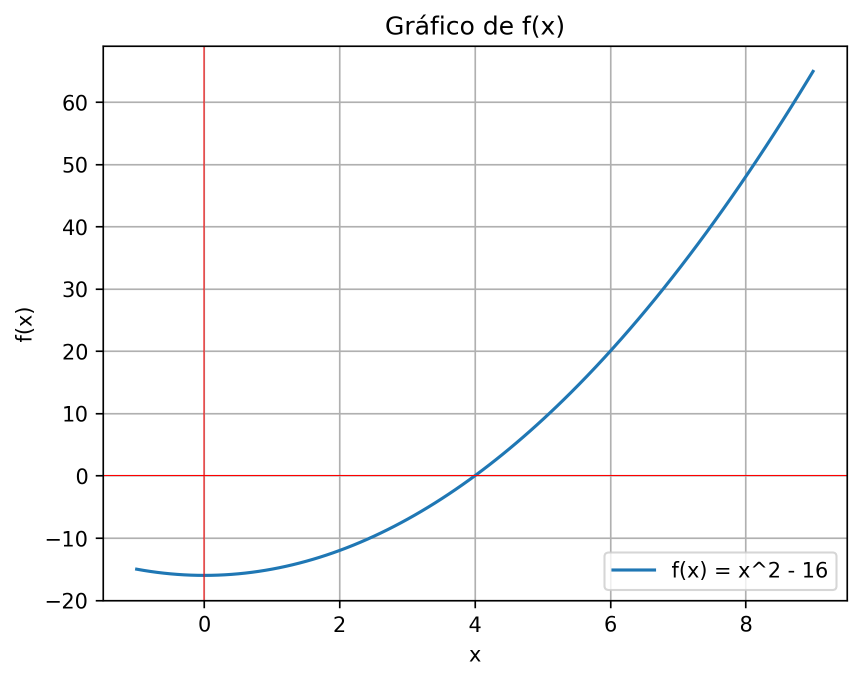
#> input picture gerar_imagem/grafico.png, 1723 x 1361 px (shown at 1/2 size)
$ python gerar_imagem.py
#> lines starting #> are read from the running program, lines starting #| are printed output that depends on the picture
from PIL import Image, ImageDraw, ImageFont
import os

# Definir as dimensões da imagem final
img_width, img_height = 2000, 1000
output_img = Image.new("RGB", (img_width, img_height), color=(255, 255, 255))
#> output_img: PIL image 2000x1000 RGB; every value is 255

# Definir o diretório atual onde estão as imagens
current_dir = os.path.dirname(os.path.abspath(__file__))

# Caminhos das imagens
grafico_path = os.path.join(current_dir, 'grafico.png')
tabela_path = os.path.join(current_dir, 'tabela.png')

# Carregar as imagens 'grafico.png' e 'tabela.png'
grafico = Image.open(grafico_path)
#> grafico is the input picture: PIL image 1723x1361 RGBA; mean R, G, B, A 248.8, 248.6, 248.9, 255
tabela = Image.open(tabela_path)
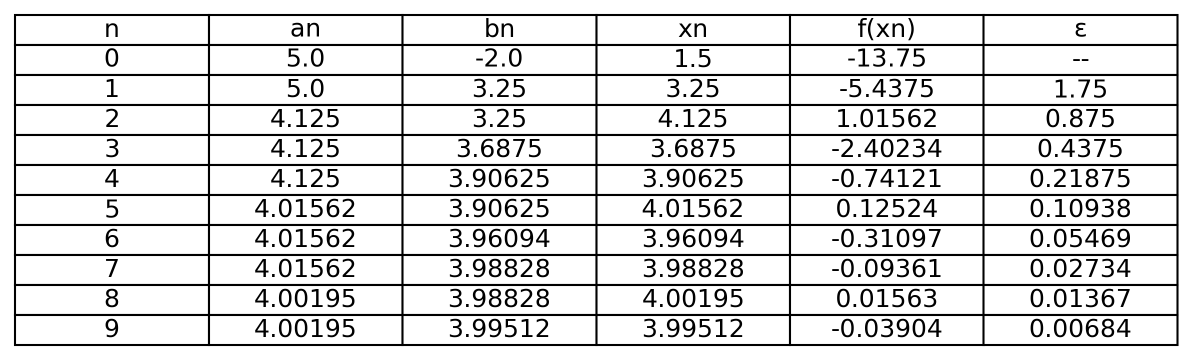
#> input picture gerar_imagem/tabela.png, 2384 x 720 px (shown at 1/2 size)
#> tabela is the input picture: PIL image 2384x720 RGBA; mean R, G, B, A 220.2, 220.2, 220.2, 255

# Redimensionar as imagens para se ajustarem às suas respectivas áreas
grafico_resized = grafico.resize((img_width // 2, img_height))
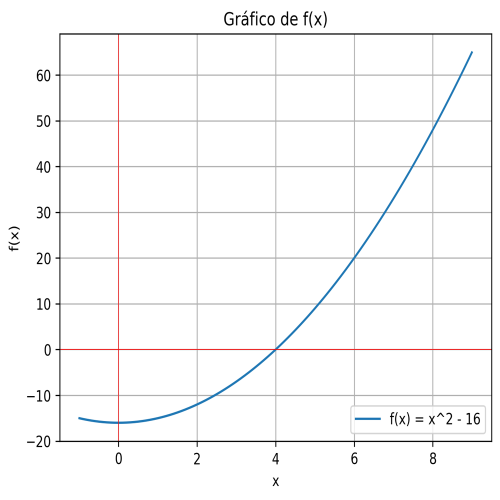
#> grafico_resized: PIL image 1000x1000 RGBA (shown at 1/2 size); mean R, G, B, A 248.7, 248.6, 248.9, 255
tabela_resized = tabela.resize((img_width // 2, img_height // 2))
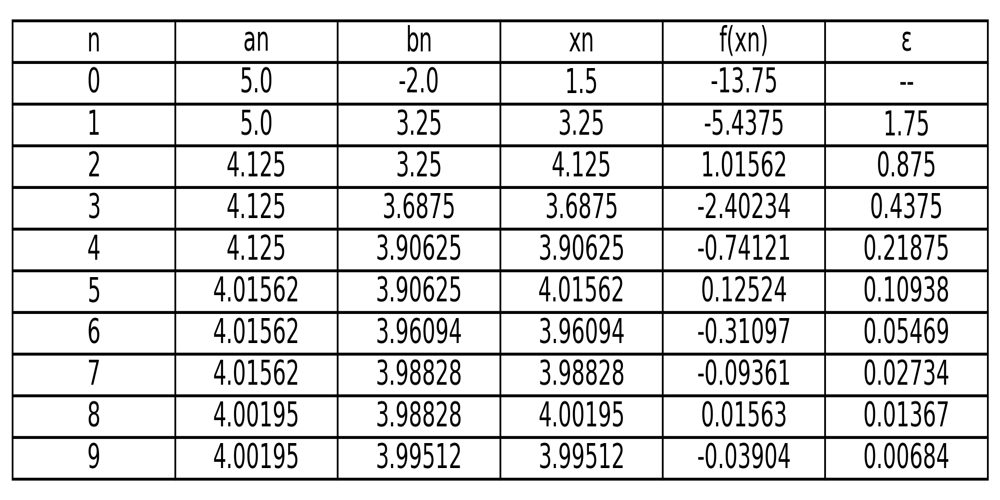
#> tabela_resized: PIL image 1000x500 RGBA; mean R, G, B, A 220.3, 220.3, 220.3, 255

# Colocar a imagem do gráfico na metade esquerda
output_img.paste(grafico_resized, (0, 0))
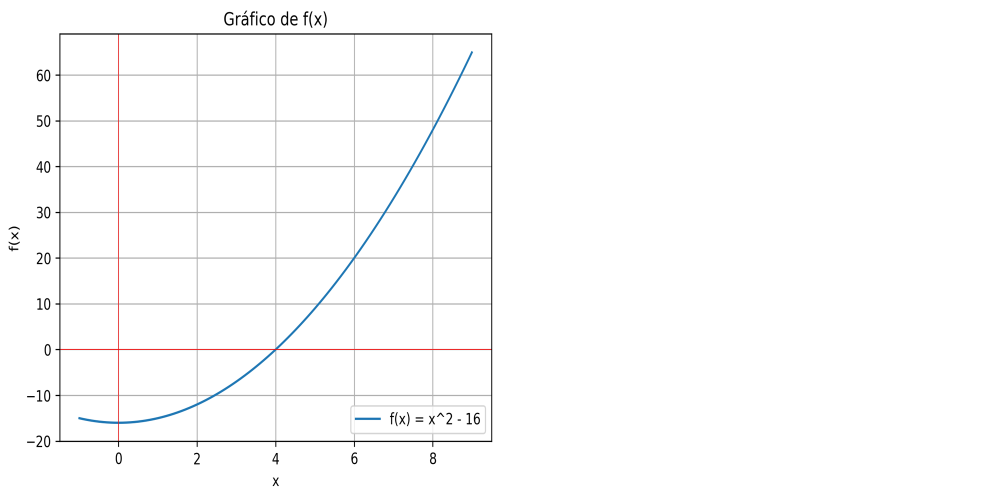
#> output_img: PIL image 2000x1000 RGB (shown at 1/2 size); mean R, G, B 251.9, 251.8, 251.9

# Colocar a imagem da tabela na parte inferior direita
output_img.paste(tabela_resized, (img_width // 2, img_height // 2))
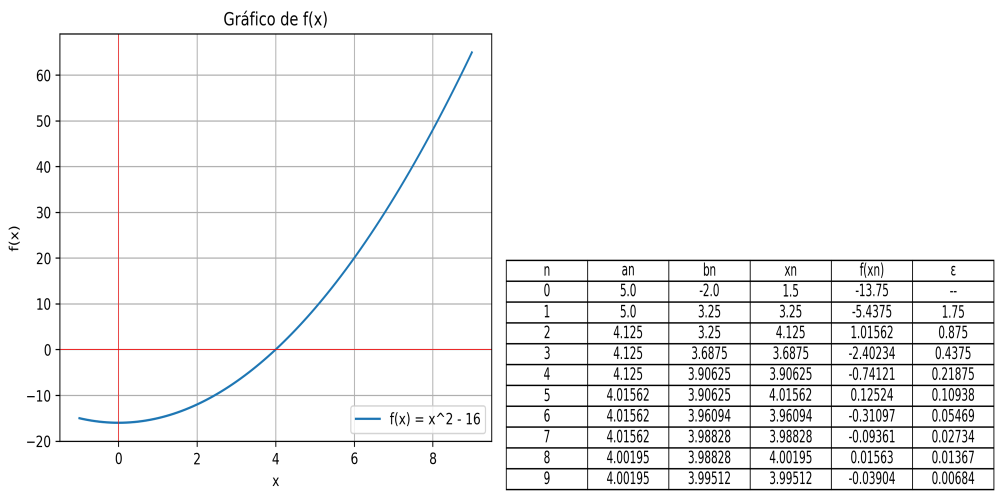
#> output_img: PIL image 2000x1000 RGB (shown at 1/2 size); mean R, G, B 243.2, 243.1, 243.3

# Configurar o título e o texto
draw = ImageDraw.Draw(output_img)

# Carregar a fonte TrueType para aumentar o tamanho da fonte (escolha o caminho correto para a fonte)
title_font = ImageFont.truetype("arial.ttf", 80)  # Título com tamanho 80
text_font = ImageFont.truetype("arial.ttf", 40)  # Texto com tamanho 40

# Usar textbbox para obter o tamanho do título
title_text = "Método da Bisseção"
title_bbox = draw.textbbox((0, 0), title_text, font=title_font)
#> title_bbox = (0, 11, 801, 90)
title_width = title_bbox[2] - title_bbox[0]
#> title_width = 801

# Centralizar o título na metade direita superior
draw.text(((img_width // 2) + (img_width // 4) - (title_width // 2), 100), title_text, font=title_font, fill=(0, 0, 0))

# Adicionar o parágrafo abaixo do título
paragraph_text = ("O método da bisseção é uma técnica iterativa utilizada para encontrar raízes de funções contínuas. "
                 "Ele se baseia na escolha de dois pontos em que o sinal da função muda e divide o intervalo ao meio, "
                 "repetindo o processo até que a raiz seja aproximada com precisão suficiente.")
draw.text(((img_width // 2) + 100, 300), paragraph_text, font=text_font, fill=(0, 0, 0))

# Salvar a imagem resultante
output_path = os.path.join(current_dir, "output_image.png")
output_img.save(output_path)
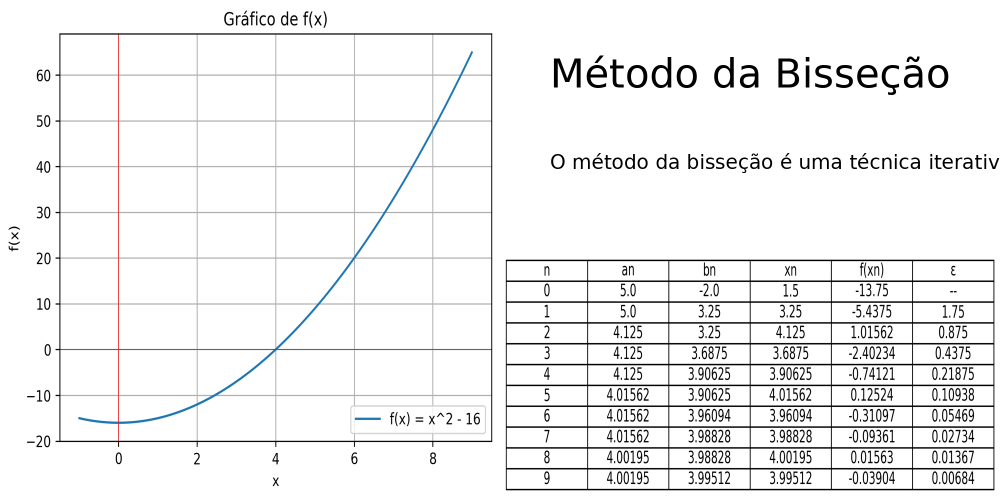
#> saved as output_image.png: PIL image 2000x1000 RGB (shown at 1/2 size); mean R, G, B 240.5, 240.4, 240.6

print(f"Imagem gerada com sucesso em {output_path}")
